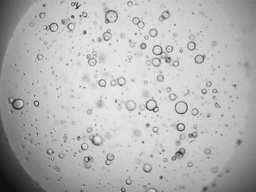
#> input picture 032-CircleDetection/1.jpg, 256 x 192 px, shrunk from 1500 x 1125 before the run
$ python circle.py
#> lines starting #> are read from the running program, lines starting #| are printed output that depends on the picture
### 032-CircleDetection/canny.py
from math import sqrt, atan2, pi
import numpy as np

def canny_edge_detector(input_image):
    input_pixels = input_image.load()
    width = input_image.width
    height = input_image.height

    print('a')
    # Transform the image to grayscale
    grayscaled = compute_grayscale(input_pixels, width, height)

    print('b')

    # Blur it to remove noise
    blurred = compute_blur(grayscaled, width, height)

    print('c')
    # Compute the gradient
    gradient, direction = compute_gradient(blurred, width, height)

    print('d')
    # Non-maximum suppression
    filter_out_non_maximum(gradient, direction, width, height)

    print('e')
    # Filter out some edges
    keep = filter_strong_edges(gradient, width, height, 20, 25)

    return keep


def compute_grayscale(input_pixels, width, height):
    grayscale = np.empty((width, height))
    for x in range(width):
        for y in range(height):
            pixel = input_pixels[x, y]
            grayscale[x, y] = (pixel[0] + pixel[1] + pixel[2]) / 3
    return grayscale


def compute_blur(input_pixels, width, height):
    # Keep coordinate inside image
    clip = lambda x, l, u: l if x < l else u if x > u else x

    # Gaussian kernel
    kernel = np.array([
        [1 / 256,  4 / 256,  6 / 256,  4 / 256, 1 / 256],
        [4 / 256, 16 / 256, 24 / 256, 16 / 256, 4 / 256],
        [6 / 256, 24 / 256, 36 / 256, 24 / 256, 6 / 256],
        [4 / 256, 16 / 256, 24 / 256, 16 / 256, 4 / 256],
        [1 / 256,  4 / 256,  6 / 256,  4 / 256, 1 / 256]
    ])

    # Middle of the kernel
    offset = len(kernel) // 2

    # Compute the blurred image
    blurred = np.empty((width, height))
    for x in range(width):
        for y in range(height):
            acc = 0
            for a in range(len(kernel)):
                for b in range(len(kernel)):
                    xn = clip(x + a - offset, 0, width - 1)
                    yn = clip(y + b - offset, 0, height - 1)
                    acc += input_pixels[xn, yn] * kernel[a, b]
            blurred[x, y] = int(acc)
    return blurred


def compute_gradient(input_pixels, width, height):
    gradient = np.zeros((width, height))
    direction = np.zeros((width, height))
    for x in range(width):
        for y in range(height):
            if 0 < x < width - 1 and 0 < y < height - 1:
                magx = input_pixels[x + 1, y] - input_pixels[x - 1, y]
                magy = input_pixels[x, y + 1] - input_pixels[x, y - 1]
                gradient[x, y] = sqrt(magx**2 + magy**2)
                direction[x, y] = atan2(magy, magx)
    return gradient, direction


def filter_out_non_maximum(gradient, direction, width, height):
    for x in range(1, width - 1):
        for y in range(1, height - 1):
            angle = direction[x, y] if direction[x, y] >= 0 else direction[x, y] + pi
            rangle = round(angle / (pi / 4))
            mag = gradient[x, y]
            if ((rangle == 0 or rangle == 4) and (gradient[x - 1, y] > mag or gradient[x + 1, y] > mag)
                    or (rangle == 1 and (gradient[x - 1, y - 1] > mag or gradient[x + 1, y + 1] > mag))
                    or (rangle == 2 and (gradient[x, y - 1] > mag or gradient[x, y + 1] > mag))
                    or (rangle == 3 and (gradient[x + 1, y - 1] > mag or gradient[x - 1, y + 1] > mag))):
                gradient[x, y] = 0


def filter_strong_edges(gradient, width, height, low, high):
    # Keep strong edges
    keep = set()
    for x in range(width):
        for y in range(height):
            if gradient[x, y] > high:
                keep.add((x, y))

    # Keep weak edges next to a pixel to keep
    lastiter = keep
    while lastiter:
        newkeep = set()
        for x, y in lastiter:
            for a, b in ((-1, -1), (-1, 0), (-1, 1), (0, -1), (0, 1), (1, -1), (1, 0), (1, 1)):
                if gradient[x + a, y + b] > low and (x+a, y+b) not in keep:
                    newkeep.add((x+a, y+b))
        keep.update(newkeep)
        lastiter = newkeep

    return list(keep)


# [8 lines that do not run on import are left out]

### 032-CircleDetection/circle.py
from PIL import Image, ImageDraw, ImageFont
from math import sqrt, pi, cos, sin
from canny import canny_edge_detector
from collections import defaultdict

# Load image:
input_image = Image.open("1.jpg")
#> input_image is the input picture: PIL image 256x192 RGB; min 11, max 238, mean 181.9

# Output image:
output_image = Image.new("RGB", input_image.size)
#> output_image: PIL image 256x192 RGB; every value is 0
output_image.paste(input_image)
draw_result = ImageDraw.Draw(output_image)

# Find circles
rmin = 10 # 18
rmax = 30 # 20
steps = 50
threshold = 0.4

points = []
for r in range(rmin, rmax + 1):
    for t in range(steps):
        points.append((r, int(r * cos(2 * pi * t / steps)), int(r * sin(2 * pi * t / steps))))
print('points',len(points))

acc = defaultdict(int)
lst = canny_edge_detector(input_image)
#> after the loop in compute_grayscale, `for x in range(width):`:
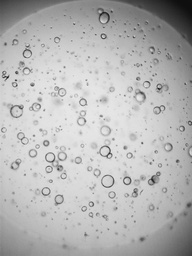
#> grayscale: shape (256, 192) float64; min 11, max 238, mean 181.9
#> after the loop in compute_blur, `for x in range(width):`:
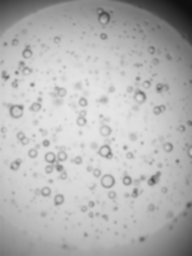
#> blurred: shape (256, 192) float64; min 14, max 230, mean 181.4
#> after the loop in compute_gradient, `for x in range(width):`:
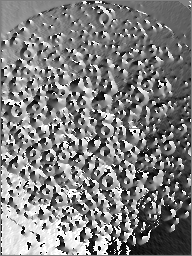
#> direction: shape (256, 192) float64; min -3.12, max 3.14, mean -0.00248; drawn with min black and max white
#> after the loop in compute_gradient, `for x in range(width):`:
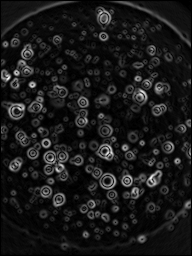
#> gradient: shape (256, 192) float64; min 0, max 77.78, mean 7.8; drawn with min black and max white
#> after the loop in filter_out_non_maximum, `for x in range(1, width - 1):`:
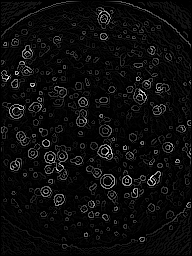
#> gradient: shape (256, 192) float64; min 0, max 77.78, mean 3.9; drawn with min black and max white
#> in canny_edge_detector, `keep = filter_strong_edges(gradient, width, height, 20, 25)`: keep = 2645 pairs, first value 1 to 241, second value 1 to 190
#> lst has the same summary as keep in canny_edge_detector
print('lst',len(lst))
#| lst 2645
for x, y in lst :
    for r, dx, dy in points:
        a = x - dx
        b = y - dy
        acc[(a, b, r)] += 1
#> this loop made 2645 passes
#> (x, y) on passes 1 to 3: (140, 43), (126, 108), (97, 81)
#> after the loop, acc = 835872 items

print('f',len(acc))
#| f 835872
circles = []
for k, v in sorted(acc.items(), key=lambda i: -i[1]):
    x, y, r = k
    if v / steps >= threshold and all((x - xc) ** 2 + (y - yc) ** 2 > rc ** 2 for xc, yc, rc in circles):
        print(v / steps, x, y, r)
        circles.append((x, y, r))
#> this loop made 835872 passes
#> (v, x, y, r) on passes 1 to 3: (24, 171, 54, 10), (22, 89, 148, 10), (20, 164, 54, 10)
#| 0.48 171 54 10
#| 0.44 89 148 10
#| 0.4 161 55 10
#| 0.4 155 46 10
#| 0.4 176 150 10
#> after the loop, circles = [(171, 54, 10), (89, 148, 10), (161, 55, 10), (155, 46, 10), (176, 150, 10)]

print('g')
i = 0
fnt = ImageFont.truetype("FreeMono.ttf", 40)
for x, y, r in circles:
    draw_result.ellipse((x-r, y-r, x+r, y+r), outline=(255,0,0,0))
    draw_result.text((x,y), str(i), font=fnt, fill=(255, 255, 0, 128))
    i+=1
#> this loop made 5 passes
#> (x, y) on passes 1 to 5: (171, 54), (89, 148), (161, 55), (155, 46), (176, 150)
#> after the loop, i = 5

print('h')
# Save output image
output_image.save("1.png")
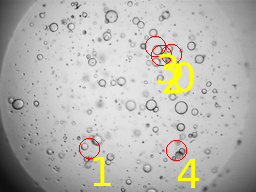
#> saved as 1.png: PIL image 256x192 RGB; mean R, G, B 183.4, 182.1, 176.9

$ run again, with 032-CircleDetection/10.jpg copied over 032-CircleDetection/1.jpg
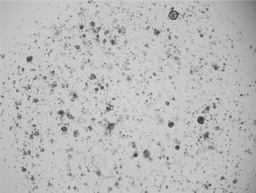
#> input picture 032-CircleDetection/10.jpg, 256 x 193 px, shrunk from 1669 x 1258 before the run
#> input_image is the input picture: PIL image 256x193 RGB; mean R, G, B 187.2, 187.2, 187.2
#> output_image: PIL image 256x193 RGB; every value is 0
#> after the loop in filter_out_non_maximum, `for x in range(1, width - 1):`:
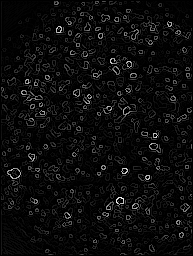
#> gradient: shape (256, 193) float64; min 0, max 86.98, mean 4.3; drawn with min black and max white
#> keep = 2513 pairs, first value 1 to 254, second value 1 to 191
#> lst has the same summary as keep in canny_edge_detector
#| lst 2513
#> the loop `for x, y in lst :` made 2513 passes
#> (x, y) on passes 1 to 3: (159, 142), (89, 77), (116, 180)
#> after the loop `for x, y in lst :`: acc = 895663 items
#| f 895663
#> the loop `for k, v in sorted(acc.items(), key=lambda i: -i[1]):` made 895663 passes
#> (v, x, y, r) on passes 1 to 3: (21, 91, 31, 10), (21, 66, 122, 10), (20, 89, 31, 10)
#> (printed output is left out)
#> after the loop `for k, v in sorted(acc.items(), key=lambda i: -i[1]):`: circles = [(91, 31, 10), (66, 122, 10)]
#> the loop `for x, y, r in circles:` made 2 passes
#> (x, y, r, i) on passes 1 to 2: (91, 31, 10, 1), (66, 122, 10, 2)
#> after the loop `for x, y, r in circles:`: i = 2
#> `output_image.save("1.png")`:
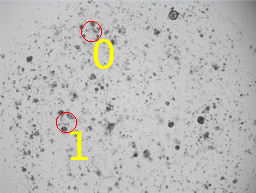
#> saved as 1.png: PIL image 256x193 RGB; mean R, G, B 187.9, 187.4, 185.2

$ run again, with 032-CircleDetection/2.jpg copied over 032-CircleDetection/1.jpg
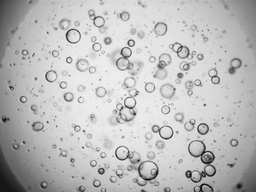
#> input picture 032-CircleDetection/2.jpg, 256 x 192 px, shrunk from 1500 x 1125 before the run
#> input_image is the input picture: PIL image 256x192 RGB; min 0, max 244, mean 188.9
#> output_image: PIL image 256x192 RGB; every value is 0
#> after the loop in filter_out_non_maximum, `for x in range(1, width - 1):`:
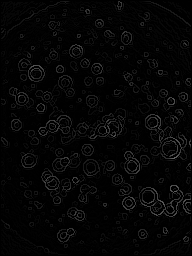
#> gradient: shape (256, 192) float64; min 0, max 100.7, mean 5.6
#> keep = 4713 pairs, first value 1 to 242, second value 1 to 190
#> lst has the same summary as keep in canny_edge_detector
#| lst 4713
#> the loop `for x, y in lst :` made 4713 passes
#> (x, y) on passes 1 to 3: (181, 44), (13, 88), (126, 108)
#> after the loop `for x, y in lst :`: acc = 1024185 items
#| f 1024185
#> the loop `for k, v in sorted(acc.items(), key=lambda i: -i[1]):` made 1024185 passes
#> (v, x, y, r) on passes 1 to 3: (37, 196, 148, 10), (36, 148, 170, 11), (35, 197, 148, 10)
#> (printed output is left out)
#> after the loop `for k, v in sorted(acc.items(), key=lambda i: -i[1]):`: circles = 24 items, first 6: (196, 148, 10), (148, 170, 11), (123, 111, 10), (124, 62, 10), (156, 59, 27), (194, 166, 10)
#> the loop `for x, y, r in circles:` made 24 passes
#> after the loop `for x, y, r in circles:`: i = 24
#> `output_image.save("1.png")`:
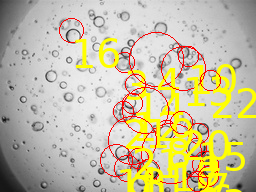
#> saved as 1.png: PIL image 256x192 RGB; mean R, G, B 198.1, 190.4, 160.6

$ run again, with 032-CircleDetection/3.jpg copied over 032-CircleDetection/1.jpg
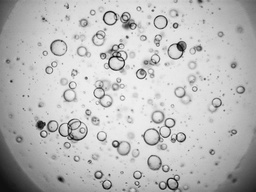
#> input picture 032-CircleDetection/3.jpg, 256 x 192 px, shrunk from 1500 x 1125 before the run
#> input_image is the input picture: PIL image 256x192 RGB; min 0, max 254, mean 187.2
#> output_image: PIL image 256x192 RGB; every value is 0
#> after the loop in filter_out_non_maximum, `for x in range(1, width - 1):`:
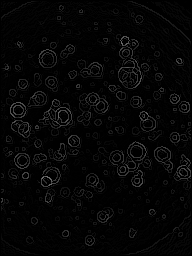
#> gradient: shape (256, 192) float64; min 0, max 111.5, mean 5.9
#> keep = 4697 pairs, first value 1 to 245, second value 1 to 190
#> lst has the same summary as keep in canny_edge_detector
#| lst 4697
#> the loop `for x, y in lst :` made 4697 passes
#> (x, y) on passes 1 to 3: (141, 8), (166, 181), (167, 146)
#> after the loop `for x, y in lst :`: acc = 975990 items
#| f 975990
#> the loop `for k, v in sorted(acc.items(), key=lambda i: -i[1]):` made 975990 passes
#> (v, x, y, r) on passes 1 to 3: (31, 116, 62, 10), (31, 58, 47, 10), (31, 77, 130, 11)
#> (printed output is left out)
#> after the loop `for k, v in sorted(acc.items(), key=lambda i: -i[1]):`: circles = 33 items, first 6: (116, 62, 10), (58, 47, 10), (77, 130, 11), (152, 136, 10), (167, 128, 12), (176, 51, 10)
#> the loop `for x, y, r in circles:` made 33 passes
#> after the loop `for x, y, r in circles:`: i = 33
#> `output_image.save("1.png")`:
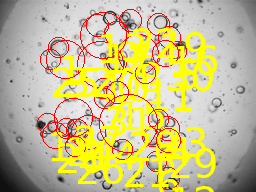
#> saved as 1.png: PIL image 256x192 RGB; mean R, G, B 198.9, 189.1, 140.8
